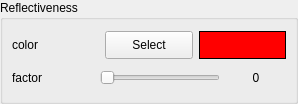
    <widget class="QGroupBox" name="groupBox_6" >
     <property name="geometry" >
      <rect>
       <x>310</x>
       <y>10</y>
       <width>298</width>
       <height>104</height>
      </rect>
     </property>
     <property name="title" >
      <string>Reflectiveness</string>
     </property>
     <layout class="QGridLayout" >
      <property name="margin" >
       <number>9</number>
      </property>
      <property name="spacing" >
       <number>6</number>
      </property>
      <item row="0" column="0" >
       <layout class="QVBoxLayout" >
        <property name="margin" >
         <number>0</number>
        </property>
        <property name="spacing" >
         <number>6</number>
        </property>
        <item>
         <layout class="QHBoxLayout" >
          <property name="margin" >
           <number>0</number>
          </property>
          <property name="spacing" >
           <number>6</number>
          </property>
          <item>
           <widget class="QLabel" name="textLabel1_45" >
            <property name="sizePolicy" >
             <sizepolicy>
              <hsizetype>0</hsizetype>
              <vsizetype>0</vsizetype>
              <horstretch>0</horstretch>
              <verstretch>0</verstretch>
             </sizepolicy>
            </property>
            <property name="minimumSize" >
             <size>
              <width>80</width>
              <height>25</height>
             </size>
            </property>
            <property name="maximumSize" >
             <size>
              <width>120</width>
              <height>25</height>
             </size>
            </property>
            <property name="text" >
             <string>color</string>
            </property>
           </widget>
          </item>
          <item>
           <widget class="QPushButton" name="reflectiveness_color_button" >
            <property name="minimumSize" >
             <size>
              <width>0</width>
              <height>28</height>
             </size>
            </property>
            <property name="maximumSize" >
             <size>
              <width>32767</width>
              <height>28</height>
             </size>
            </property>
            <property name="text" >
             <string>Select</string>
            </property>
           </widget>
          </item>
          <item>
           <widget class="QLabel" name="reflectiveness_color_label" >
            <property name="sizePolicy" >
             <sizepolicy>
              <hsizetype>1</hsizetype>
              <vsizetype>0</vsizetype>
              <horstretch>0</horstretch>
              <verstretch>0</verstretch>
             </sizepolicy>
            </property>
            <property name="minimumSize" >
             <size>
              <width>0</width>
              <height>28</height>
             </size>
            </property>
            <property name="maximumSize" >
             <size>
              <width>32767</width>
              <height>28</height>
             </size>
            </property>
            <property name="palette" >
             <palette>
              <active>
               <colorrole role="WindowText" >
                <brush brushstyle="SolidPattern" >
                 <color alpha="255" >
                  <red>0</red>
                  <green>0</green>
                  <blue>0</blue>
                 </color>
                </brush>
               </colorrole>
               <colorrole role="Button" >
                <brush brushstyle="SolidPattern" >
                 <color alpha="255" >
                  <red>221</red>
                  <green>223</green>
                  <blue>228</blue>
                 </color>
                </brush>
               </colorrole>
               <colorrole role="Light" >
                <brush brushstyle="SolidPattern" >
                 <color alpha="255" >
                  <red>255</red>
                  <green>255</green>
                  <blue>255</blue>
                 </color>
                </brush>
               </colorrole>
               <colorrole role="Midlight" >
                <brush brushstyle="SolidPattern" >
                 <color alpha="255" >
                  <red>255</red>
                  <green>255</green>
                  <blue>255</blue>
                 </color>
                </brush>
               </colorrole>
               <colorrole role="Dark" >
                <brush brushstyle="SolidPattern" >
                 <color alpha="255" >
                  <red>85</red>
                  <green>85</green>
                  <blue>85</blue>
                 </color>
                </brush>
               </colorrole>
               <colorrole role="Mid" >
                <brush brushstyle="SolidPattern" >
                 <color alpha="255" >
                  <red>199</red>
                  <green>199</green>
                  <blue>199</blue>
                 </color>
                </brush>
               </colorrole>
               <colorrole role="Text" >
                <brush brushstyle="SolidPattern" >
                 <color alpha="255" >
                  <red>0</red>
                  <green>0</green>
                  <blue>0</blue>
                 </color>
                </brush>
               </colorrole>
               <colorrole role="BrightText" >
                <brush brushstyle="SolidPattern" >
                 <color alpha="255" >
                  <red>255</red>
                  <green>255</green>
                  <blue>255</blue>
                 </color>
                </brush>
               </colorrole>
               <colorrole role="ButtonText" >
                <brush brushstyle="SolidPattern" >
                 <color alpha="255" >
                  <red>0</red>
                  <green>0</green>
                  <blue>0</blue>
                 </color>
                </brush>
               </colorrole>
               <colorrole role="Base" >
                <brush brushstyle="SolidPattern" >
                 <color alpha="255" >
                  <red>255</red>
                  <green>255</green>
                  <blue>255</blue>
                 </color>
                </brush>
               </colorrole>
               <colorrole role="Window" >
                <brush brushstyle="SolidPattern" >
                 <color alpha="255" >
                  <red>255</red>
                  <green>0</green>
                  <blue>0</blue>
                 </color>
                </brush>
               </colorrole>
               <colorrole role="Shadow" >
                <brush brushstyle="SolidPattern" >
                 <color alpha="255" >
                  <red>0</red>
                  <green>0</green>
                  <blue>0</blue>
                 </color>
                </brush>
               </colorrole>
               <colorrole role="Highlight" >
                <brush brushstyle="SolidPattern" >
                 <color alpha="255" >
                  <red>103</red>
                  <green>141</green>
                  <blue>178</blue>
                 </color>
                </brush>
               </colorrole>
               <colorrole role="HighlightedText" >
                <brush brushstyle="SolidPattern" >
                 <color alpha="255" >
                  <red>255</red>
                  <green>255</green>
                  <blue>255</blue>
                 </color>
                </brush>
               </colorrole>
               <colorrole role="Link" >
                <brush brushstyle="SolidPattern" >
                 <color alpha="255" >
                  <red>0</red>
                  <green>0</green>
                  <blue>238</blue>
                 </color>
                </brush>
               </colorrole>
               <colorrole role="LinkVisited" >
                <brush brushstyle="SolidPattern" >
                 <color alpha="255" >
                  <red>82</red>
                  <green>24</green>
                  <blue>139</blue>
                 </color>
                </brush>
               </colorrole>
               <colorrole role="AlternateBase" >
                <brush brushstyle="SolidPattern" >
                 <color alpha="255" >
                  <red>232</red>
                  <green>232</green>
                  <blue>232</blue>
                 </color>
                </brush>
               </colorrole>
              </active>
              <inactive>
               <colorrole role="WindowText" >
                <brush brushstyle="SolidPattern" >
                 <color alpha="255" >
                  <red>0</red>
                  <green>0</green>
                  <blue>0</blue>
                 </color>
                </brush>
               </colorrole>
               <colorrole role="Button" >
                <brush brushstyle="SolidPattern" >
                 <color alpha="255" >
                  <red>221</red>
                  <green>223</green>
                  <blue>228</blue>
                 </color>
                </brush>
               </colorrole>
               <colorrole role="Light" >
                <brush brushstyle="SolidPattern" >
                 <color alpha="255" >
                  <red>255</red>
                  <green>255</green>
                  <blue>255</blue>
                 </color>
                </brush>
               </colorrole>
               <colorrole role="Midlight" >
                <brush brushstyle="SolidPattern" >
                 <color alpha="255" >
                  <red>255</red>
                  <green>255</green>
                  <blue>255</blue>
                 </color>
                </brush>
               </colorrole>
               <colorrole role="Dark" >
                <brush brushstyle="SolidPattern" >
                 <color alpha="255" >
                  <red>85</red>
                  <green>85</green>
                  <blue>85</blue>
                 </color>
                </brush>
               </colorrole>
               <colorrole role="Mid" >
                <brush brushstyle="SolidPattern" >
                 <color alpha="255" >
                  <red>199</red>
                  <green>199</green>
                  <blue>199</blue>
                 </color>
                </brush>
               </colorrole>
               <colorrole role="Text" >
                <brush brushstyle="SolidPattern" >
                 <color alpha="255" >
                  <red>0</red>
                  <green>0</green>
                  <blue>0</blue>
                 </color>
                </brush>
               </colorrole>
               <colorrole role="BrightText" >
                <brush brushstyle="SolidPattern" >
                 <color alpha="255" >
                  <red>255</red>
                  <green>255</green>
                  <blue>255</blue>
                 </color>
                </brush>
               </colorrole>
               <colorrole role="ButtonText" >
                <brush brushstyle="SolidPattern" >
                 <color alpha="255" >
                  <red>0</red>
                  <green>0</green>
                  <blue>0</blue>
                 </color>
                </brush>
               </colorrole>
               <colorrole role="Base" >
                <brush brushstyle="SolidPattern" >
                 <color alpha="255" >
                  <red>255</red>
                  <green>255</green>
                  <blue>255</blue>
                 </color>
                </brush>
               </colorrole>
               <colorrole role="Window" >
                <brush brushstyle="SolidPattern" >
                 <color alpha="255" >
                  <red>255</red>
                  <green>0</green>
                  <blue>0</blue>
                 </color>
                </brush>
               </colorrole>
               <colorrole role="Shadow" >
                <brush brushstyle="SolidPattern" >
                 <color alpha="255" >
                  <red>0</red>
                  <green>0</green>
                  <blue>0</blue>
                 </color>
                </brush>
               </colorrole>
               <colorrole role="Highlight" >
                <brush brushstyle="SolidPattern" >
                 <color alpha="255" >
                  <red>103</red>
                  <green>141</green>
                  <blue>178</blue>
                 </color>
                </brush>
               </colorrole>
               <colorrole role="HighlightedText" >
                <brush brushstyle="SolidPattern" >
                 <color alpha="255" >
                  <red>255</red>
                  <green>255</green>
                  <blue>255</blue>
                 </color>
                </brush>
               </colorrole>
               <colorrole role="Link" >
                <brush brushstyle="SolidPattern" >
                 <color alpha="255" >
                  <red>0</red>
                  <green>0</green>
                  <blue>238</blue>
                 </color>
                </brush>
               </colorrole>
               <colorrole role="LinkVisited" >
                <brush brushstyle="SolidPattern" >
                 <color alpha="255" >
                  <red>82</red>
                  <green>24</green>
                  <blue>139</blue>
                 </color>
                </brush>
               </colorrole>
               <colorrole role="AlternateBase" >
                <brush brushstyle="SolidPattern" >
                 <color alpha="255" >
                  <red>232</red>
                  <green>232</green>
                  <blue>232</blue>
                 </color>
                </brush>
               </colorrole>
              </inactive>
              <disabled>
               <colorrole role="WindowText" >
                <brush brushstyle="SolidPattern" >
                 <color alpha="255" >
                  <red>128</red>
                  <green>128</green>
                  <blue>128</blue>
                 </color>
                </brush>
               </colorrole>
               <colorrole role="Button" >
                <brush brushstyle="SolidPattern" >
                 <color alpha="255" >
                  <red>221</red>
                  <green>223</green>
                  <blue>228</blue>
                 </color>
                </brush>
               </colorrole>
               <colorrole role="Light" >
                <brush brushstyle="SolidPattern" >
                 <color alpha="255" >
                  <red>255</red>
                  <green>255</green>
                  <blue>255</blue>
                 </color>
                </brush>
               </colorrole>
               <colorrole role="Midlight" >
                <brush brushstyle="SolidPattern" >
                 <color alpha="255" >
                  <red>255</red>
                  <green>255</green>
                  <blue>255</blue>
                 </color>
                </brush>
               </colorrole>
               <colorrole role="Dark" >
                <brush brushstyle="SolidPattern" >
                 <color alpha="255" >
                  <red>85</red>
                  <green>85</green>
                  <blue>85</blue>
                 </color>
                </brush>
               </colorrole>
               <colorrole role="Mid" >
                <brush brushstyle="SolidPattern" >
                 <color alpha="255" >
                  <red>199</red>
                  <green>199</green>
                  <blue>199</blue>
                 </color>
                </brush>
               </colorrole>
               <colorrole role="Text" >
                <brush brushstyle="SolidPattern" >
                 <color alpha="255" >
                  <red>199</red>
                  <green>199</green>
                  <blue>199</blue>
                 </color>
                </brush>
               </colorrole>
               <colorrole role="BrightText" >
                <brush brushstyle="SolidPattern" >
                 <color alpha="255" >
                  <red>255</red>
                  <green>255</green>
                  <blue>255</blue>
                 </color>
                </brush>
               </colorrole>
               <colorrole role="ButtonText" >
                <brush brushstyle="SolidPattern" >
                 <color alpha="255" >
                  <red>128</red>
                  <green>128</green>
                  <blue>128</blue>
                 </color>
                </brush>
               </colorrole>
               <colorrole role="Base" >
                <brush brushstyle="SolidPattern" >
                 <color alpha="255" >
                  <red>255</red>
                  <green>0</green>
                  <blue>0</blue>
                 </color>
                </brush>
               </colorrole>
               <colorrole role="Window" >
                <brush brushstyle="SolidPattern" >
                 <color alpha="255" >
                  <red>255</red>
                  <green>0</green>
                  <blue>0</blue>
                 </color>
                </brush>
               </colorrole>
               <colorrole role="Shadow" >
                <brush brushstyle="SolidPattern" >
                 <color alpha="255" >
                  <red>0</red>
                  <green>0</green>
                  <blue>0</blue>
                 </color>
                </brush>
               </colorrole>
               <colorrole role="Highlight" >
                <brush brushstyle="SolidPattern" >
                 <color alpha="255" >
                  <red>86</red>
                  <green>117</green>
                  <blue>148</blue>
                 </color>
                </brush>
               </colorrole>
               <colorrole role="HighlightedText" >
                <brush brushstyle="SolidPattern" >
                 <color alpha="255" >
                  <red>255</red>
                  <green>255</green>
                  <blue>255</blue>
                 </color>
                </brush>
               </colorrole>
               <colorrole role="Link" >
                <brush brushstyle="SolidPattern" >
                 <color alpha="255" >
                  <red>0</red>
                  <green>0</green>
                  <blue>238</blue>
                 </color>
                </brush>
               </colorrole>
               <colorrole role="LinkVisited" >
                <brush brushstyle="SolidPattern" >
                 <color alpha="255" >
                  <red>82</red>
                  <green>24</green>
                  <blue>139</blue>
                 </color>
                </brush>
               </colorrole>
               <colorrole role="AlternateBase" >
                <brush brushstyle="SolidPattern" >
                 <color alpha="255" >
                  <red>232</red>
                  <green>232</green>
                  <blue>232</blue>
                 </color>
                </brush>
               </colorrole>
              </disabled>
             </palette>
            </property>
            <property name="focusPolicy" >
             <enum>Qt::StrongFocus</enum>
            </property>
            <property name="autoFillBackground" >
             <bool>true</bool>
            </property>
            <property name="frameShape" >
             <enum>QFrame::Panel</enum>
            </property>
            <property name="text" >
             <string/>
            </property>
           </widget>
          </item>
         </layout>
        </item>
        <item>
         <layout class="QHBoxLayout" >
          <property name="margin" >
           <number>0</number>
          </property>
          <property name="spacing" >
           <number>6</number>
          </property>
          <item>
           <widget class="QLabel" name="textLabel1_46" >
            <property name="sizePolicy" >
             <sizepolicy>
              <hsizetype>0</hsizetype>
              <vsizetype>0</vsizetype>
              <horstretch>0</horstretch>
              <verstretch>0</verstretch>
             </sizepolicy>
            </property>
            <property name="minimumSize" >
             <size>
              <width>80</width>
              <height>25</height>
             </size>
            </property>
            <property name="maximumSize" >
             <size>
              <width>220</width>
              <height>25</height>
             </size>
            </property>
            <property name="text" >
             <string>factor</string>
            </property>
           </widget>
          </item>
          <item>
           <widget class="QSlider" name="reflectiveness_factor_slider" >
            <property name="sizePolicy" >
             <sizepolicy>
              <hsizetype>0</hsizetype>
              <vsizetype>0</vsizetype>
              <horstretch>0</horstretch>
              <verstretch>0</verstretch>
             </sizepolicy>
            </property>
            <property name="minimumSize" >
             <size>
              <width>120</width>
              <height>21</height>
             </size>
            </property>
            <property name="maximumSize" >
             <size>
              <width>120</width>
              <height>21</height>
             </size>
            </property>
            <property name="minimum" >
             <number>0</number>
            </property>
            <property name="maximum" >
             <number>100</number>
            </property>
            <property name="pageStep" >
             <number>1</number>
            </property>
            <property name="orientation" >
             <enum>Qt::Horizontal</enum>
            </property>
            <property name="tickInterval" >
             <number>1</number>
            </property>
           </widget>
          </item>
          <item>
           <widget class="QLabel" name="reflectiveness_factor_label" >
            <property name="sizePolicy" >
             <sizepolicy>
              <hsizetype>0</hsizetype>
              <vsizetype>0</vsizetype>
              <horstretch>0</horstretch>
              <verstretch>0</verstretch>
             </sizepolicy>
            </property>
            <property name="minimumSize" >
             <size>
              <width>60</width>
              <height>25</height>
             </size>
            </property>
            <property name="maximumSize" >
             <size>
              <width>60</width>
              <height>25</height>
             </size>
            </property>
            <property name="text" >
             <string>0</string>
            </property>
            <property name="alignment" >
             <set>Qt::AlignCenter</set>
            </property>
           </widget>
          </item>
         </layout>
        </item>
       </layout>
      </item>
     </layout>
    </widget>
